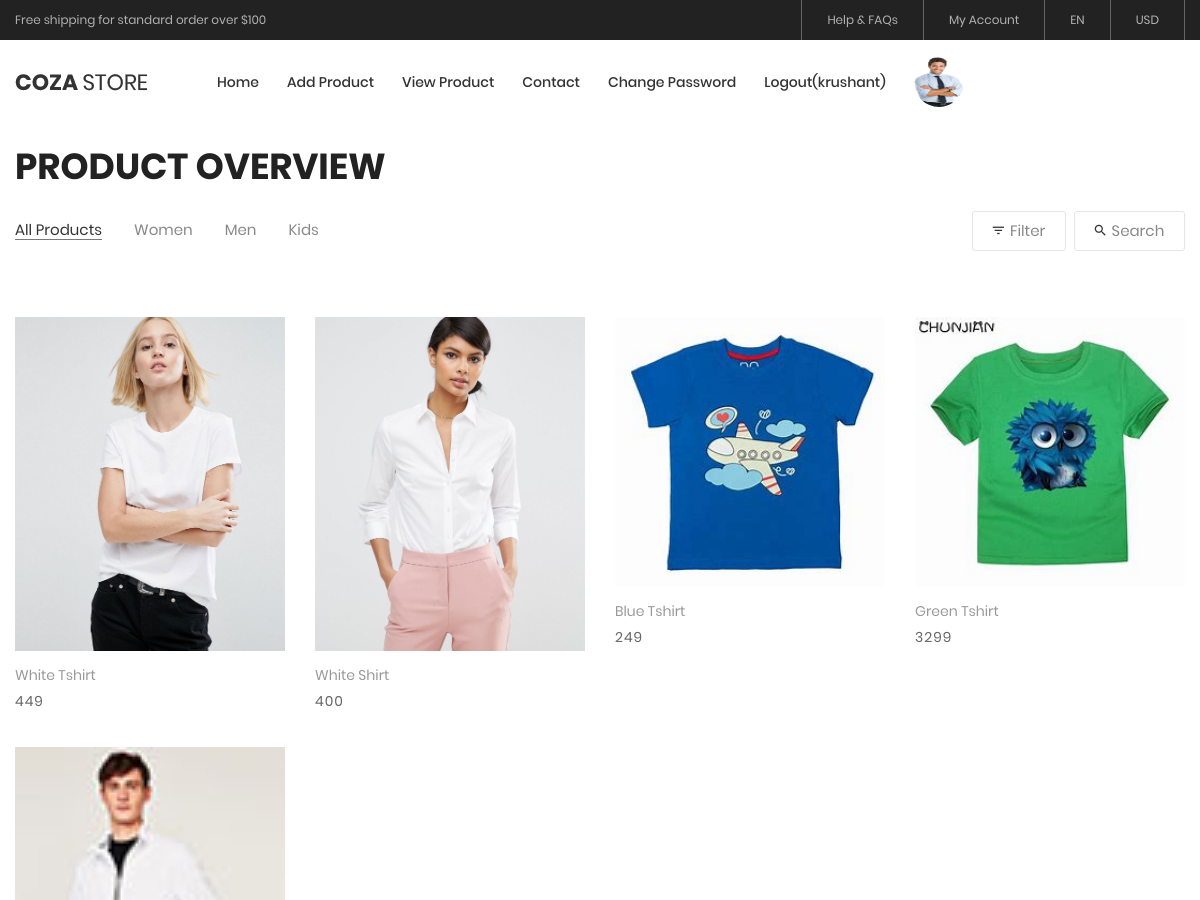
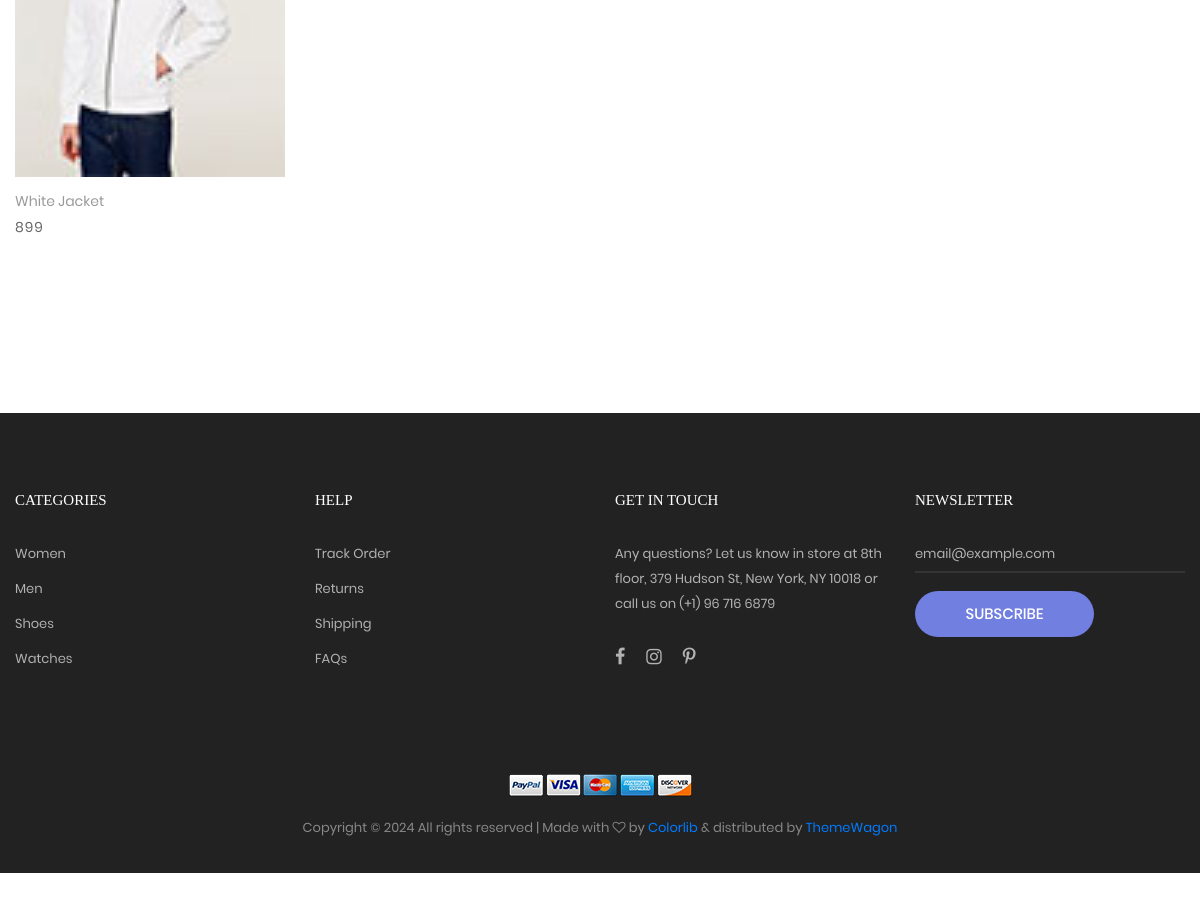
The app's page /seller-view-product/ (signed in) with its own data (2 pictures, top to bottom).
### myapp/models.py (models this page shows, shortened)
class Product(models.Model):
    category = (
        ("Men", "men"),
        ("Women", "Women"),
        ("Kids", "Kids"),
    )
    seller = models.ForeignKey(User, on_delete=models.CASCADE)
    product_category = models.CharField(max_length=100, choices=category)
    product_name = models.CharField(max_length=100)
    product_price = models.PositiveBigIntegerField()
    product_desc = models.TextField()
    product_image = models.ImageField(upload_to="product_image/")

### myapp/views.py (the view)
# urls.py: path('seller-view-product/',views.seller_view_product,name='seller-view-product'),
def seller_view_product(request):
	seller=User.objects.get(email=request.session['email'])
	products=Product.objects.filter(seller=seller)
	return render(request,'seller-view-product.html',{'products':products})

### myapp/templates/seller-view-product.html (shortened to what this page needs)
{% extends 'seller-header.html' %}
{% load static %}
{% block content %}
<!DOCTYPE html>
<html lang="en">
<head>
</head>
<body class="animsition">
    <section class="bg0 p-t-23 p-b-140">
        <div class="container">
            <div class="p-b-10">
                <h3 class="ltext-103 cl5">
                    Product Overview
                </h3>
            </div>
            <div class="flex-w flex-sb-m p-b-52">
                <div class="flex-w flex-l-m filter-tope-group m-tb-10">
                    <button class="stext-106 cl6 hov1 bor3 trans-04 m-r-32 m-tb-5 how-active1" data-filter="*">
                        All Products
                    </button>
                    <button class="stext-106 cl6 hov1 bor3 trans-04 m-r-32 m-tb-5" data-filter=".women">
                        Women
                    </button>
                    <button class="stext-106 cl6 hov1 bor3 trans-04 m-r-32 m-tb-5" data-filter=".men">
                        Men
                    </button>
                    <button class="stext-106 cl6 hov1 bor3 trans-04 m-r-32 m-tb-5" data-filter=".bag">
                        Kids
                    </button>
                </div>
                <div class="flex-w flex-c-m m-tb-10">
                    <div
                        class="flex-c-m stext-106 cl6 size-104 bor4 pointer hov-btn3 trans-04 m-r-8 m-tb-4 js-show-filter">
                        <i class="icon-filter cl2 m-r-6 fs-15 trans-04 zmdi zmdi-filter-list"></i>
                        Filter
                    </div>
                    <div class="flex-c-m stext-106 cl6 size-105 bor4 pointer hov-btn3 trans-04 m-tb-4 js-show-search">
                        <i class="icon-search cl2 m-r-6 fs-15 trans-04 zmdi zmdi-search"></i>
                        Search
                    </div>
                </div>
            </div>
            <div class="row isotope-grid">
                {% for i in products %}
                <div class="col-sm-6 col-md-4 col-lg-3 p-b-35 isotope-item women">
                    <div class="block2">
                        <div class="block2-pic hov-img0">
                            <img src="{{i.product_image.url}}" alt="IMG-PRODUCT">
                        </div>
                        <div class="block2-txt flex-w flex-t p-t-14">
                            <div class="block2-txt-child1 flex-col-l ">
                                <a href="product-detail.html" class="stext-104 cl4 hov-cl1 trans-04 js-name-b2 p-b-6">
                                    {{i.product_name}}
                                </a>
                                <span class="stext-105 cl3">
                                    {{i.product_price}}
                                </span>
                            </div>
                        </div>
                    </div>
                </div>
                {% endfor %}
            </div>
        </div>
    </section>
</body>
</html>
{% endblock %}

### myapp/static/css/main.css (style rules this page uses)
.container { max-width: 1380px; }
@media (max-width: 1600px) { .container { max-width: 1200px; } }
.block2-pic { position: relative; }
.block2-txt-child1 { width: calc(100% - 30px); }
.cl2 { color: #333; }
.cl3 { color: #666; }
.cl4 { color: #999; }
.cl5 { color: #222; }
.cl6 { color: #888; }
.stext-104 { font-family: Poppins-Regular; font-size: 14px; line-height: 1.466667; }
.stext-105 { font-family: Poppins-Regular; font-size: 14px; line-height: 1.466667; letter-spacing: 1px; }
.stext-106 { font-family: Poppins-Regular; font-size: 15px; line-height: 1.2; }
.ltext-103 { font-family: Poppins-Bold; font-size: 36px; line-height: 1.1; text-transform: uppercase; }
.size-104 { min-width: 94px; height: 40px; }
.size-105 { min-width: 111px; height: 40px; }
.bg0 { background-color: #fff; }
.bor3 { border-bottom: 1px solid transparent; }
.bor4 { border: 1px solid #e6e6e6; border-radius: 3px; }
.how-active1 { color: #333; border-color: #797979; }
.hov-img0 { display: block; overflow: hidden; }
.hov-img0 img { width: 100%; -webkit-transition: transform 0.9s ease; -o-transition: transform 0.9s ease; -moz-transition: transform 0.9s ease; transition: transform 0.9s ease; }

### records on screen
Product: product_image (picture), product_name "White Tshirt", product_price "449"
Product: product_image (picture), product_name "White Shirt", product_price "400"
Product: product_image (picture), product_name "Blue Tshirt", product_price "249"
Product: product_image (picture), product_name "Green Tshirt", product_price "3299"
Product: product_image (picture), product_name "White Jacket", product_price "899"

### other values on screen
{{ request.session.fname }} "krushant"
